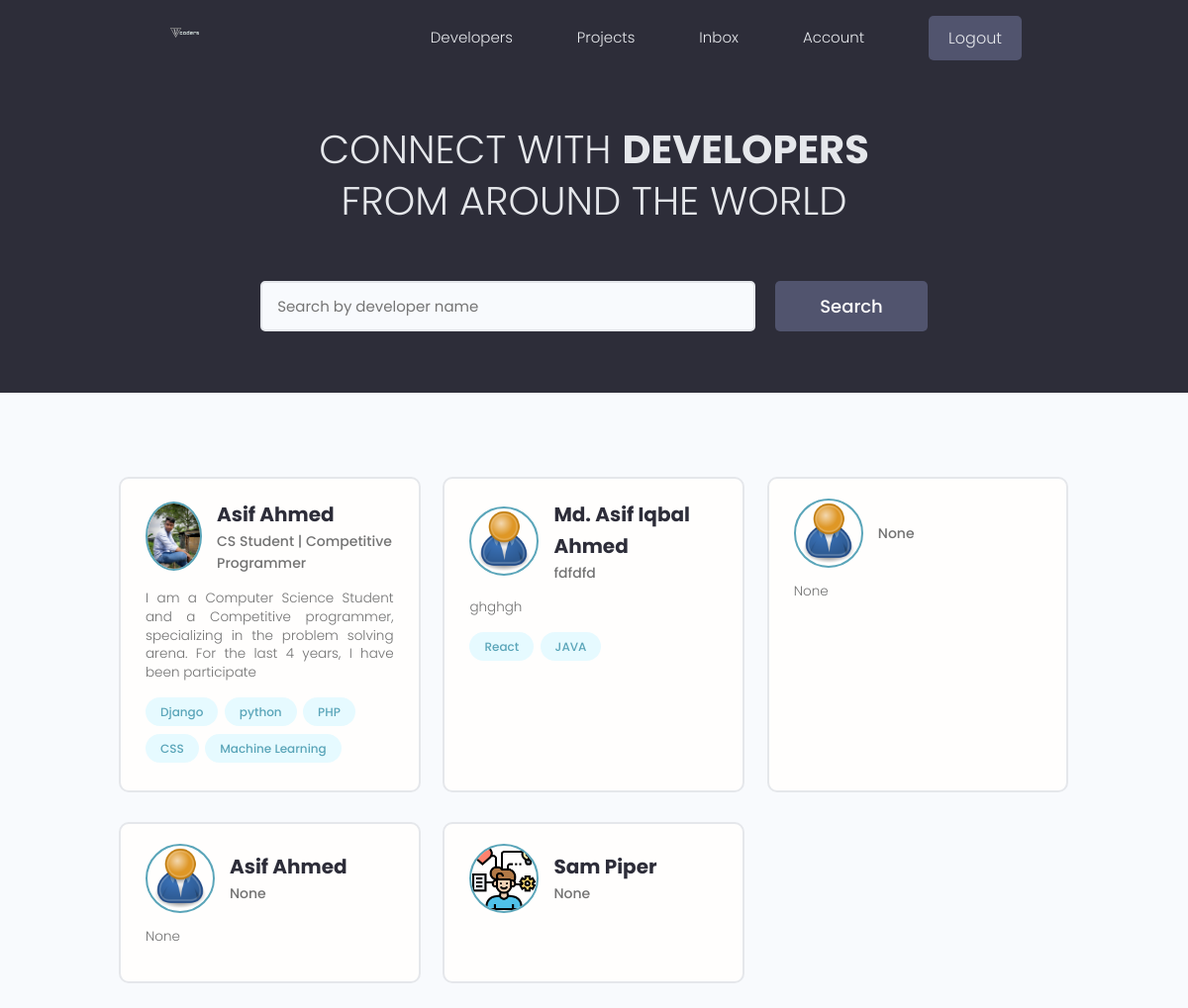
The app's page / (signed in) with its own data.
### users/models.py (models this page shows, shortened)
class Profile(models.Model):
    user = models.OneToOneField(User, on_delete=models.CASCADE, null=True, blank=True)
    name = models.CharField(max_length=200, blank=True, null=True)
    email = models.EmailField(max_length=500, blank=True, null=True)
    username = models.CharField(max_length=200, blank=True, null=True)
    location = models.CharField(max_length=200, blank=True, null=True)
    short_intro = models.CharField(max_length=200, blank=True, null=True)
    bio = models.TextField(blank=True, null=True)
    profile_image = models.ImageField(null=True, blank=True, upload_to='profiles/', default="profiles/user-default.png")
    social_github = models.CharField(max_length=200, blank=True, null=True)
    social_twitter = models.CharField(max_length=200, blank=True, null=True)
    social_linkedin = models.CharField(max_length=200, blank=True, null=True)
    social_youtube = models.CharField(max_length=200, blank=True, null=True)
    social_website = models.CharField(max_length=200, blank=True, null=True)
    created = models.DateTimeField(auto_now_add=True)
    id = models.UUIDField(default=uuid.uuid4, unique=True, primary_key=True, editable=False)

class Skill(models.Model):
    owner = models.ForeignKey(Profile, on_delete=models.CASCADE, null=True, blank=True)
    name = models.CharField(max_length=200, blank=True, null=True)
    description = models.TextField(null=True, blank=True)
    created = models.DateTimeField(auto_now_add=True)
    id = models.UUIDField(default=uuid.uuid4, unique=True, primary_key=True, editable=False)
    def __str__(self):
        return str(self.name)

### users/views.py (the view)
# urls.py: path('', views.profiles, name="profiles"),
def profiles(request):
    profiles = Profile.objects.all()
    context = {'profiles': profiles}
    return render(request, 'users/profiles.html', context)

### users/templates/users/profiles.html (shortened to what this page needs)
{% extends 'main.html' %}
{% block content %}
  <main class="home">
    <section class="hero-section text-center">
      <div class="container container--narrow">
        <div class="hero-section__box">
          <h2>CONNECT WITH <span>DEVELOPERS</span></h2>
          <h2>FROM AROUND THE WORLD</h2>
        </div>
        <div class="hero-section__search">
          <form class="form" action="#" method="get">
            <div class="form__field">
              <input class="input input--text" id="formInput#search" type="text" name="text"
                placeholder="Search by developer name" />
            </div>
            <input class="btn btn--sub btn--lg" type="submit" value="Search" />
          </form>
        </div>
      </div>
    </section>
    <section class="devlist">
      <div class="container">
        <div class="grid grid--three">
          {% for profile in profiles %}
          <div class="column card">
            <div class="dev">
              <a href="{% url 'user-profile' profile.id %}" class="card__body">
                <div class="dev__profile">
                  <img class="avatar avatar--md" src="{{ profile.profile_image.url }}" alt="image" />
                  <div class="dev__meta">
                    <h3>{{ profile.name }}</h3>
                    <h5>{{ profile.short_intro|slice:"60" }}</h5>
                  </div>
                </div>
                <p class="dev__info">{{ profile.bio|slice:"150" }}</p>
                <div class="dev__skills">
                  {% for skill in profile.skill_set.all|slice:"5" %}
                  <span class="tag tag--pill tag--main">
                    <small>{{skill}}</small>
                  </span>
                  {% endfor %}
                </div>
              </a>
            </div>
          </div>
          {% endfor %}
        </div>
      </div>
    </section>
  </main>
{% endblock content %}

### static/styles/app.css (style rules this page uses)
:root { --color-sub: #2d2d39; }
.btn--sub { background-color: var(--color-sub-light); }
.card { border: 2px solid var(--color-light); }
img { width: 100%; }
.hero-section { height: 40vh; display: flex; align-items: center; background-color: var(--color-sub); }
.hero-section__box { margin-bottom: 4rem; }
.hero-section__box > h2, .hero-section__box > h2 > span { font-size: 4rem; color: var(--color-light); line-height: 1.3; text-transform: uppercase; }
.hero-section__box > h2 { font-weight: 300; }
.hero-section__box > h2 > span { font-weight: 700; }
.hero-section__search > .form { display: flex; align-items: center; justify-content: center; gap: 2rem; }
.hero-section__search > .form input.input--text { width: 50rem; }
.devlist { margin-top: 8rem; }
.devlist .grid { align-items: stretch; }
.devlist .dev .dev__profile { display: flex; align-items: center; gap: 1.5rem; }
.devlist .dev .dev__meta h3 { color: var(--color-sub); font-size: 2rem; font-weight: 700; }
.devlist .dev .dev__meta h5 { color: var(--color-text); font-size: 1.4rem; font-weight: 500; }
.devlist .dev .dev__info { margin: 1.5rem 0; font-size: 1.35rem; line-height: 1.4; text-align: justify; }

### static/uikit/styles/modules/_variables.css (style rules this page uses)
:root { --color-main: #5aa5b9; --color-main-light: #e6faff; --color-sub: #3f4156; --color-sub-light: #51546e; --color-sub-lighter: #ededfd; --color-text: #737373; --color-gray: #8b8b8b; --color-light: #e5e7eb; --color-light-gray: #767676; --color-bg: #f8fafd; --color-white: #fffefd; --color-white-light: #f3f3f3; --color-success: #359e64; --color-success-bg: #def8e8; --color-error: #fc4b0b; --color-error-bg: #fff2ee; --font-base: 'Poppins', arial, helvetica, 'Segoe UI', roboto, ubuntu, sans-serif; --font-monospace: 'Fira Code', 'Courier New', courier, monospace; --font-regular: 300; --font-medium: 500; --font-bold: 700; --generic-shadow: 1px 1px 5px #00000010; --generic-transition: all 0.3s ease-in-out; }

### static/uikit/styles/modules/_base.css (style rules this page uses)
* { margin: 0; padding: 0; box-sizing: border-box; text-rendering: optimizeLegibility; color: inherit; font-size: inherit; }
html { font-size: 50%; }
@media only screen and (min-width: 480px) { html { font-size: 56.25%; } }
@media only screen and (min-width: 1200px) { html { font-size: 62.5%; } }
body { line-height: 1.6; font-weight: 400; font-size: 1.5rem; color: var(--color-text); background-color: var(--color-bg); min-height: 100vh; }

### static/uikit/styles/modules/_typography.css (style rules this page uses)
* { font-family: var(--font-base); }
h2 { font-size: 3.6rem; font-weight: var(--font-bold); }
h3 { font-size: 3.2rem; font-weight: var(--font-medium); }
h5 { font-size: 2.4rem; font-weight: var(--font-medium); }
h5, h6 { font-weight: var(--font-regular); }
p, span, strong { font-size: 1.6rem; color: var(--color-text); font-weight: var(--font-regular); }
a { padding-bottom: 2px; text-decoration: none; display: inline-block; color: var(--color-main); font-weight: var(--font-medium); }

### static/uikit/styles/modules/_utilities.css (style rules this page uses)
.container { width: 92%; max-width: 165rem; margin: 0 auto; box-sizing: border-box; }
.container--narrow { width: 92%; max-width: 120rem; }
@media screen and (min-width: 1000px) { .container { width: 90%; } }
@media screen and (min-width: 1000px) { .container--narrow { width: 85%; } }
@media screen and (min-width: 1200px) { .container { width: 80%; } }
@media screen and (min-width: 1200px) { .container--narrow { width: 72%; } }
.text-center { text-align: center; }

### static/uikit/styles/modules/_avatar.css (style rules this page uses)
.avatar { border-radius: 50%; border: 2px solid var(--color-main); object-fit: cover; }
.avatar--md { height: 7rem; width: 7rem; }

### static/uikit/styles/modules/_button.css (style rules this page uses)
.btn { display: inline-block; position: relative; cursor: pointer; background-color: var(--color-light); font-weight: var(--font-medium); color: var(--color-sub); text-decoration: none; padding: 1rem 2rem; border-radius: 0.5rem; border: none; width: -webkit-fit-content; width: -moz-fit-content; width: fit-content; height: -webkit-fit-content; height: -moz-fit-content; height: fit-content; font-size: 1.6rem; outline-width: 0; outline-color: transparent; -webkit-backface-visibility: hidden; backface-visibility: hidden; transition: all 0.3s ease-in-out; }
.btn--sub { background-color: var(--color-sub); color: var(--color-white); }
.btn--lg { font-size: 1.8rem; padding: 1.2rem 4.5rem; }

### static/uikit/styles/modules/_card.css (style rules this page uses)
.card { border-radius: 1rem; background-color: var(--color-white); border: 1.5px solid var(--color-light); width: auto; height: auto; margin-top: 0.5rem; margin-bottom: 0.5rem; overflow: hidden; }
.card__body, .card__header { padding: 2rem 2.5rem; }

### records on screen
Profile: profile_image (picture), name "Asif Ahmed", short_intro "CS Student | Competitive Programmer", bio "I am a Computer Science Student and a Competitive programmer, specializing in the problem solving arena. For the last 4 years, I have been participate"
Skill: name "Django"
Skill: name "python"
Skill: name "PHP"
Skill: name "CSS"
Skill: name "Machine Learning"
Profile: profile_image (placeholder picture), name "Md. Asif Iqbal Ahmed", short_intro "fdfdfd", bio "ghghgh"
Skill: name "React"
Skill: name "JAVA"
Profile: profile_image (placeholder picture), short_intro "None", bio "None"
Profile: profile_image (placeholder picture), name "Asif Ahmed", short_intro "None", bio "None"
Profile: profile_image (picture), name "Sam Piper", short_intro "None"
